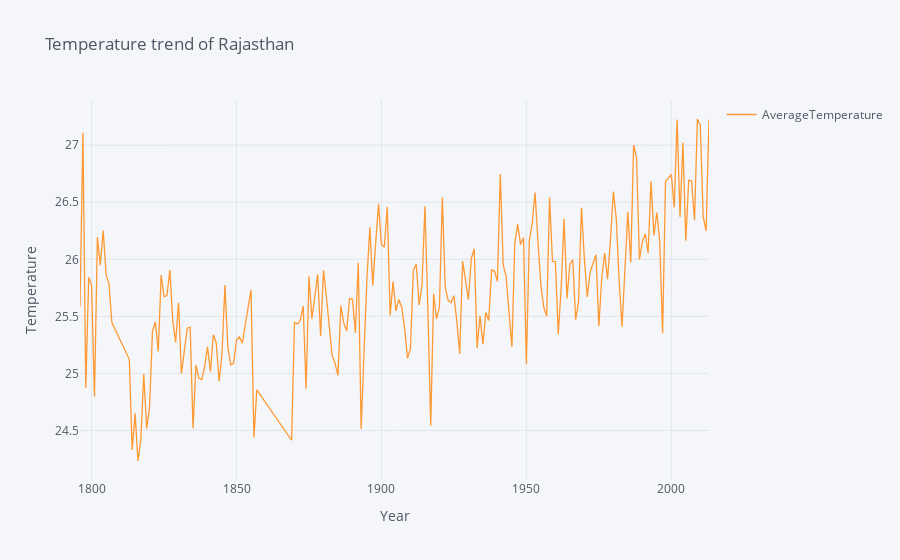

Here is the notebook cell this chart was saved with:
### Code cell
take_input()

### Figure 1 — Plotly figure (JSON) as saved in the notebook; plotly's stock layout.template omitted (floating-point values rounded to 4 significant figures; data arrays with more than 128 entries replaced by an {"elided": "..."} marker saying what was removed)
{"data": [{"line": {"color": "rgba(255, 153, 51, 1.0)", "dash": "solid", "shape": "linear", "width": 1.3}, "mode": "lines", "name": "AverageTemperature", "text": "", "type": "scatter", "x": {"elided": "202 int values"}, "y": {"elided": "202 float values"}}], "layout": {"legend": {"bgcolor": "#F5F6F9", "font": {"color": "#4D5663"}}, "paper_bgcolor": "#F5F6F9", "plot_bgcolor": "#F5F6F9", "showlegend": true, "title": {"font": {"color": "#4D5663"}, "text": "Temperature trend of Rajasthan"}, "xaxis": {"gridcolor": "#E1E5ED", "showgrid": true, "tickfont": {"color": "#4D5663"}, "title": {"font": {"color": "#4D5663"}, "text": "Year"}, "zerolinecolor": "#E1E5ED"}, "yaxis": {"gridcolor": "#E1E5ED", "showgrid": true, "tickfont": {"color": "#4D5663"}, "title": {"font": {"color": "#4D5663"}, "text": "Temperature"}, "zerolinecolor": "#E1E5ED"}}}
